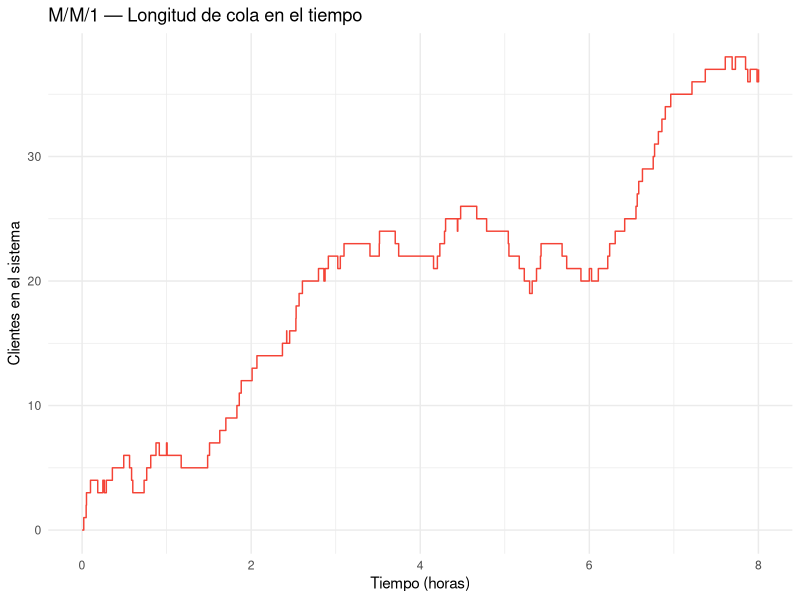
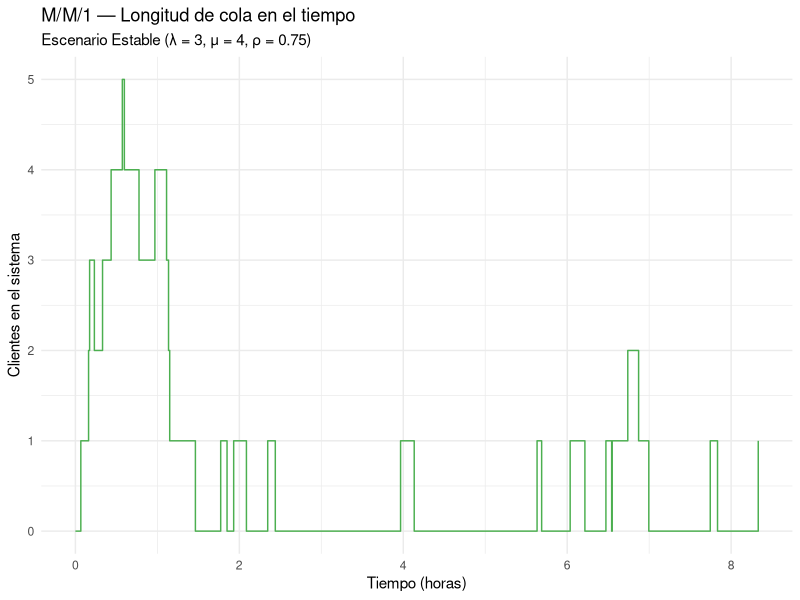

Generate these figures, in order, with R:
## ---- chunk 1
library(ggplot2)

simulate_mm1 <- function(lambda, mu, T_max, seed = 42) {
  set.seed(seed)
  t        <- 0
  n        <- 0        # clientes en el sistema
  t_arr    <- rexp(1, lambda)
  t_dep    <- Inf
  arrivals <- departures <- 0
  wait_times   <- c()
  queue_length <- data.frame(time = 0, n = 0)

  while (t < T_max) {
    if (t_arr < t_dep) {
      t      <- t_arr
      n      <- n + 1
      arrivals <- arrivals + 1
      if (n == 1) t_dep <- t + rexp(1, mu)
      t_arr  <- t + rexp(1, lambda)
    } else {
      t      <- t_dep
      n      <- n - 1
      departures <- departures + 1
      wait_times <- c(wait_times, t)
      t_dep  <- if (n > 0) t + rexp(1, mu) else Inf
    }
    queue_length <- rbind(queue_length, data.frame(time = t, n = n))
  }

  list(
    arrivals   = arrivals,
    departures = departures,
    wait_times = wait_times,
    queue_length = queue_length,
    rho        = lambda / mu
  )
}

res_mm1 <- simulate_mm1(lambda = 10, mu = 4, T_max = 8)

cat(sprintf("Llegadas:    %d\n", res_mm1$arrivals))
cat(sprintf("Salidas:     %d\n", res_mm1$departures))
cat(sprintf("En sistema:  %d (cola acumulada por ρ > 1)\n",
            res_mm1$arrivals - res_mm1$departures))

llegadas <- res_mm1$arrivals
salidas <- res_mm1$departures
## ---- chunk 2
ggplot(res_mm1$queue_length, aes(x = time, y = n)) +
  geom_step(color = "#F44336", linewidth = 0.5) +
  labs(title = "M/M/1 — Longitud de cola en el tiempo",
       x = "Tiempo (horas)", y = "Clientes en el sistema") +
  theme_minimal()
## ---- chunk 3
# Con rho > 1 el sistema es inestable; mostramos la tasa de utilización
cat(sprintf("ρ = λ/μ = %.2f  →  Sistema %s\n",
            res_mm1$rho,
            ifelse(res_mm1$rho < 1, "ESTABLE", "INESTABLE (ρ > 1)")))

# Si quisieras un sistema estable: lambda=3, mu=4 → rho=0.75
res_estable <- simulate_mm1(lambda = 3, mu = 4, T_max = 8)
rho_s <- 3 / 4
cat(sprintf("\nSistema estable (λ=3, μ=4): ρ=%.2f\n", rho_s))
cat(sprintf("  Lq teórico  = ρ²/(1-ρ) = %.4f\n", rho_s^2 / (1 - rho_s)))
cat(sprintf("  L  teórico  = ρ/(1-ρ)  = %.4f\n", rho_s / (1 - rho_s)))
cat(sprintf("  Wq teórico  = λ×Lq/λ²  = %.4f h\n", rho_s / (4 * (1 - rho_s))))
## ---- chunk 4
# Graficamos los datos almacenados en res_estable
ggplot(res_estable$queue_length, aes(x = time, y = n)) +
  geom_step(color = "#4CAF50", linewidth = 0.5) + # Color verde para diferenciar del inestable
  labs(title = "M/M/1 — Longitud de cola en el tiempo",
       subtitle = "Escenario Estable (λ = 3, μ = 4, ρ = 0.75)",
       x = "Tiempo (horas)", 
       y = "Clientes en el sistema") +
  theme_minimal()
